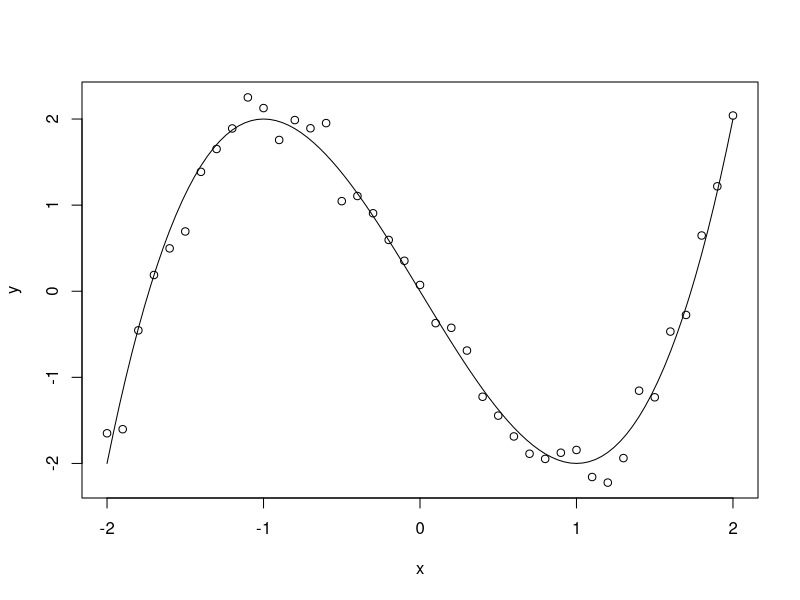

Source code (R):
j = 1:41
x = -2 + 0.1*(j-1)
y = x**3 - 3*x + rnorm(length(x), 0, 0.2)
plot(x, y)
curve(x^3-3*x, x, add=TRUE)

res = lm(y~x+I(x^2)+I(x^3))